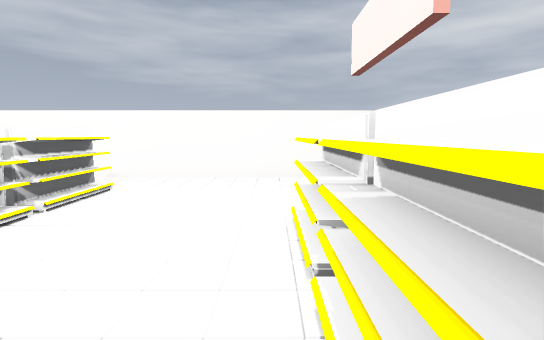
view 1 (above)

15 first-person views from a walk through a level from a Godot 3-D game. The camera is 1.5 m above the floor, tilts 6° down and sees 80° across. The floor is counted in squares, 1 m on a side. Each view is taken from the middle of a square. On the plan, view 1 faces up. The plan holds only what a view shows up to about 15 squares ahead; the rest is blank. The place goes on beyond the plan.

view 2
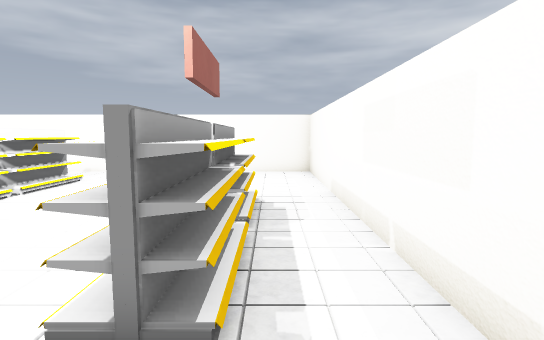

view 3
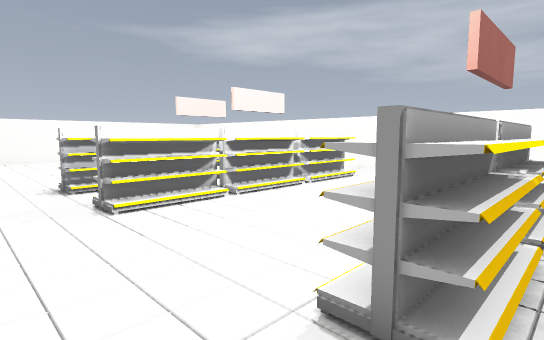

view 4
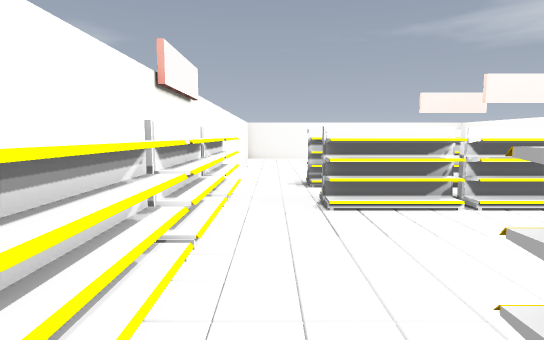

view 5
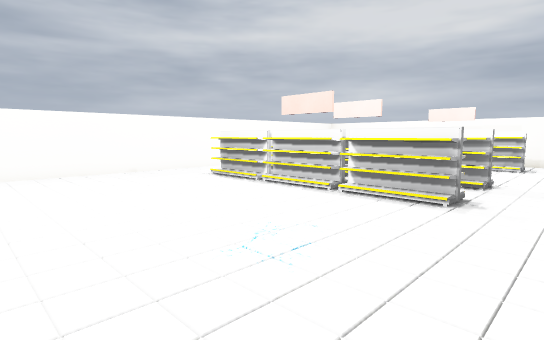

view 6
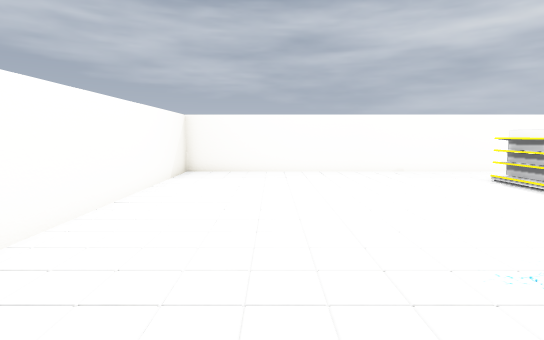

view 7
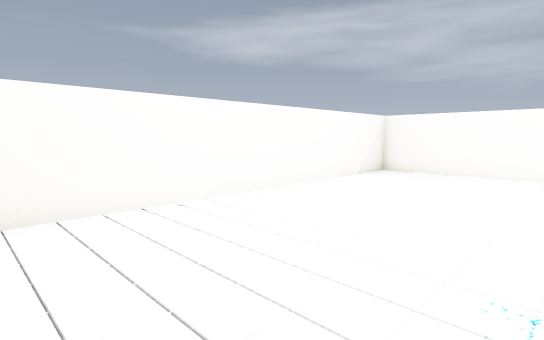

view 8
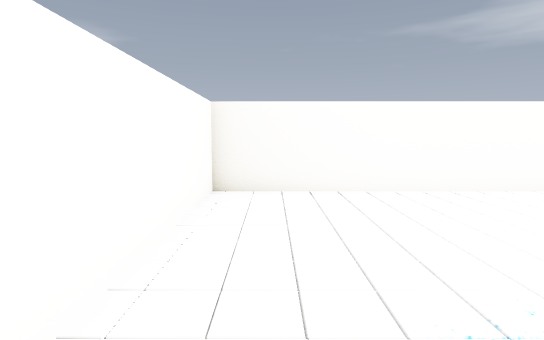

view 9
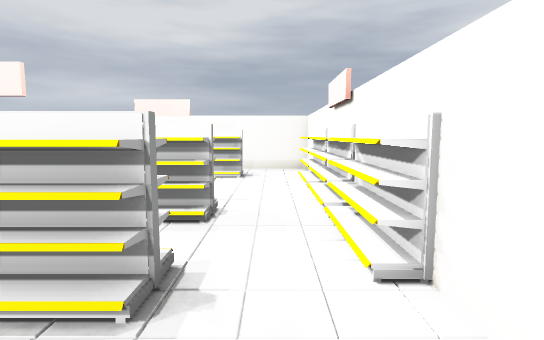

view 10
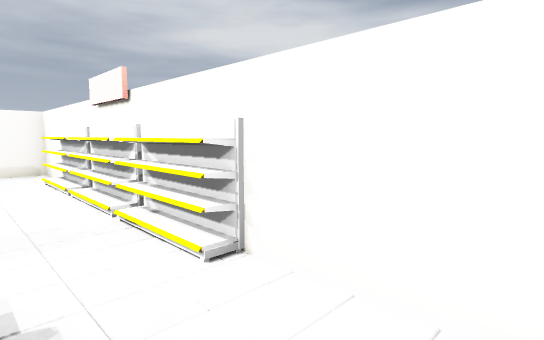

view 11
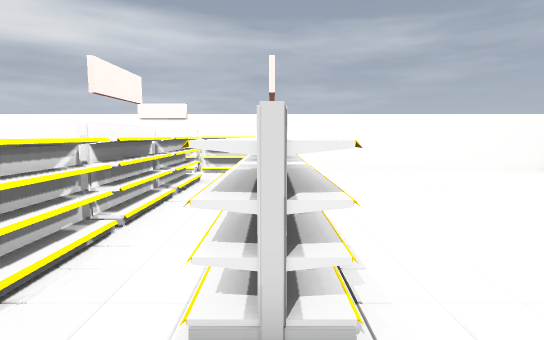

view 12
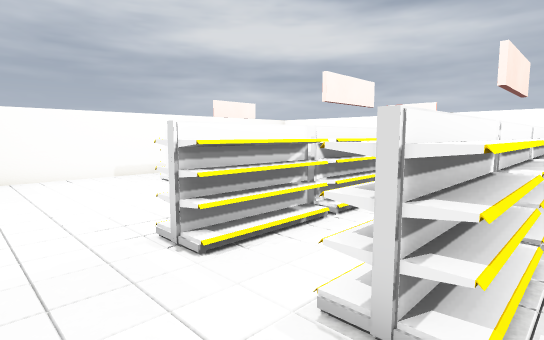

view 13
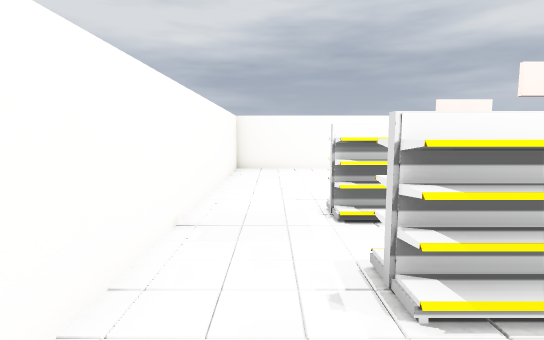

view 14
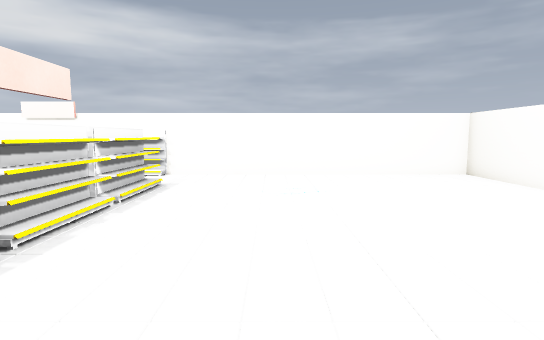

view 15
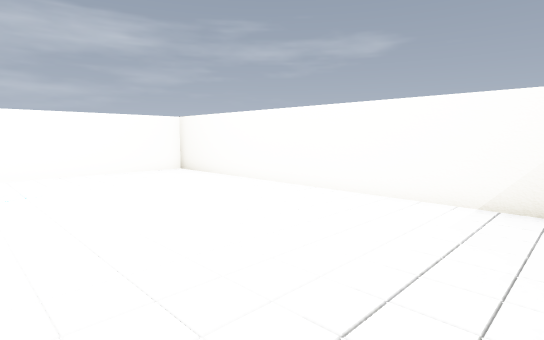

### Floor plan
Ten units are one square. View 1 is at (0, 0); x grows to the right and y downward. Boxes are objects, and circles mark ways between rooms. Rooms are numbered by the first view taken in them; rooms with no view inside come last. Other rooms are left out.
<svg viewBox="-201 -121 242 152">
<path fill="none" stroke="#000" d="M11 -59 11 0M4 -31 4 -59M16 -48 16 -31M16 -29 16 -2 4 -2 4 -29M-44 -59 -44 -31M-44 -29 -44 -2M-44 -88 -44 -61M9 0 9 -59 16 -59M-49 -90 -49 0M-19 20 9 20M-49 20 -21 20 -21 26M-44 26 36 26 36 -116 -44 -116M-86 -61 -86 -88M-86 -31 -86 -59M-86 -2 -86 -29M-81 0 -81 -90M-86 -116 -196 -116 -196 26 -86 26M-79 26 -79 20M-79 -52 -79 -45M-56 -61 -56 -88 -44 -88M-56 -31 -56 -59M-79 -10 -79 0M-74 -9 -74 -2 -86 -2M-86 -88 -74 -88M-51 0 -51 -90M-44 -2 -56 -2 -56 -29 -50 -29M-79 20 -51 20M-44 -116 -86 -116M-86 26 -44 26M-49 26 -49 20"/>
<circle cx="-50" cy="-105" r="3" fill="#2a7"/>
<circle cx="-50" cy="10" r="3" fill="#2a7"/>
<circle cx="-80" cy="-105" r="3" fill="#2a7"/>
<circle cx="-80" cy="10" r="3" fill="#2a7"/>
<text x="-10" y="-50">1</text>
<text x="-140" y="-50">2</text>
<text x="-70" y="-50">3</text>
</svg>
Room 1 opens to room 3. Room 2 opens to room 3.

Where each view was taken, in squares from view 1:
view 1: 0 up, 0 right, facing up
view 2: 2 down, 2 right, facing up
view 3: 2 down, 2 right, facing up-left
view 4: 1 down, 2 right, facing left
view 5: 2 down, 16 left, facing up-right
view 6: 2 down, 16 left, facing up
view 7: 2 down, 13 left, facing up-left
view 8: 1 down, 11 left, facing left
view 9: 1 down, 11 left, facing right
view 10: 0 up, 11 left, facing down-right
view 11: 11 up, 8 left, facing down
view 12: 11 up, 9 left, facing down-right
view 13: 10 up, 11 left, facing right
view 14: 10 up, 12 left, facing down
view 15: 11 up, 12 left, facing down-left
